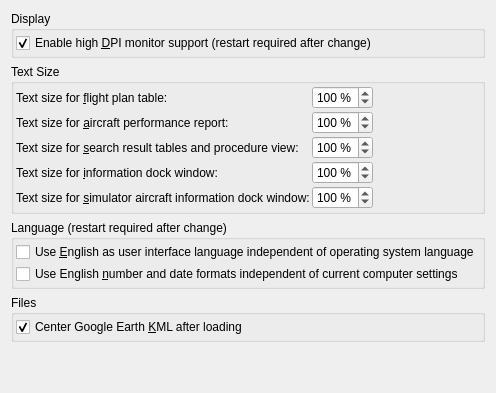
      <widget class="QWidget" name="stackedWidgetOptionsPage2">
       <layout class="QGridLayout" name="gridLayout_2">
        <item row="6" column="0" colspan="2">
         <widget class="QGroupBox" name="groupBox_8">
          <property name="title">
           <string>Text Size</string>
          </property>
          <layout class="QGridLayout" name="gridLayout_20">
           <property name="leftMargin">
            <number>2</number>
           </property>
           <property name="topMargin">
            <number>2</number>
           </property>
           <property name="rightMargin">
            <number>2</number>
           </property>
           <property name="bottomMargin">
            <number>2</number>
           </property>
           <property name="spacing">
            <number>2</number>
           </property>
           <item row="1" column="0">
            <widget class="QLabel" name="labelOptionsGuiRouteText">
             <property name="text">
              <string>Text size for &amp;flight plan table:</string>
             </property>
             <property name="buddy">
              <cstring>spinBoxOptionsGuiRouteText</cstring>
             </property>
            </widget>
           </item>
           <item row="1" column="1">
            <widget class="QSpinBox" name="spinBoxOptionsGuiRouteText">
             <property name="sizePolicy">
              <sizepolicy hsizetype="Minimum" vsizetype="Fixed">
               <horstretch>0</horstretch>
               <verstretch>0</verstretch>
              </sizepolicy>
             </property>
             <property name="readOnly">
              <bool>false</bool>
             </property>
             <property name="suffix">
              <string> %</string>
             </property>
             <property name="minimum">
              <number>70</number>
             </property>
             <property name="maximum">
              <number>200</number>
             </property>
             <property name="singleStep">
              <number>10</number>
             </property>
             <property name="value">
              <number>100</number>
             </property>
            </widget>
           </item>
           <item row="6" column="0">
            <widget class="QLabel" name="labelOptionsGuiSimInfoText">
             <property name="text">
              <string>Text size for &amp;simulator aircraft information dock window:</string>
             </property>
             <property name="buddy">
              <cstring>spinBoxOptionsGuiSimInfoText</cstring>
             </property>
            </widget>
           </item>
           <item row="3" column="1">
            <widget class="QSpinBox" name="spinBoxOptionsGuiSearchText">
             <property name="readOnly">
              <bool>false</bool>
             </property>
             <property name="suffix">
              <string> %</string>
             </property>
             <property name="minimum">
              <number>70</number>
             </property>
             <property name="maximum">
              <number>200</number>
             </property>
             <property name="singleStep">
              <number>10</number>
             </property>
             <property name="value">
              <number>100</number>
             </property>
            </widget>
           </item>
           <item row="4" column="1">
            <widget class="QSpinBox" name="spinBoxOptionsGuiInfoText">
             <property name="readOnly">
              <bool>false</bool>
             </property>
             <property name="suffix">
              <string> %</string>
             </property>
             <property name="minimum">
              <number>50</number>
             </property>
             <property name="maximum">
              <number>200</number>
             </property>
             <property name="singleStep">
              <number>10</number>
             </property>
             <property name="value">
              <number>100</number>
             </property>
            </widget>
           </item>
           <item row="6" column="1">
            <widget class="QSpinBox" name="spinBoxOptionsGuiSimInfoText">
             <property name="readOnly">
              <bool>false</bool>
             </property>
             <property name="suffix">
              <string> %</string>
             </property>
             <property name="minimum">
              <number>50</number>
             </property>
             <property name="maximum">
              <number>200</number>
             </property>
             <property name="singleStep">
              <number>10</number>
             </property>
             <property name="value">
              <number>100</number>
             </property>
            </widget>
           </item>
           <item row="2" column="0">
            <widget class="QLabel" name="labelOptionsGuiAircraftPerf">
             <property name="text">
              <string>Text size for &amp;aircraft performance report:</string>
             </property>
             <property name="buddy">
              <cstring>spinBoxOptionsGuiAircraftPerf</cstring>
             </property>
            </widget>
           </item>
           <item row="4" column="0">
            <widget class="QLabel" name="labelOptionsGuiInfoText">
             <property name="text">
              <string>Text size for &amp;information dock window:</string>
             </property>
             <property name="buddy">
              <cstring>spinBoxOptionsGuiInfoText</cstring>
             </property>
            </widget>
           </item>
           <item row="3" column="0">
            <widget class="QLabel" name="labelOptionsGuiSearchText">
             <property name="text">
              <string>Text size for &amp;search result tables and procedure view:</string>
             </property>
             <property name="buddy">
              <cstring>spinBoxOptionsGuiSearchText</cstring>
             </property>
            </widget>
           </item>
           <item row="2" column="1">
            <widget class="QSpinBox" name="spinBoxOptionsGuiAircraftPerf">
             <property name="readOnly">
              <bool>false</bool>
             </property>
             <property name="suffix">
              <string> %</string>
             </property>
             <property name="minimum">
              <number>50</number>
             </property>
             <property name="maximum">
              <number>200</number>
             </property>
             <property name="singleStep">
              <number>10</number>
             </property>
             <property name="value">
              <number>100</number>
             </property>
            </widget>
           </item>
           <item row="4" column="2">
            <spacer name="horizontalSpacer_3">
             <property name="orientation">
              <enum>Qt::Horizontal</enum>
             </property>
             <property name="sizeHint" stdset="0">
              <size>
               <width>40</width>
               <height>20</height>
              </size>
             </property>
            </spacer>
           </item>
          </layout>
         </widget>
        </item>
        <item row="7" column="0" colspan="2">
         <widget class="QGroupBox" name="groupBox_6">
          <property name="title">
           <string>Language (restart required after change)</string>
          </property>
          <layout class="QVBoxLayout" name="verticalLayout_7">
           <property name="spacing">
            <number>2</number>
           </property>
           <property name="leftMargin">
            <number>2</number>
           </property>
           <property name="topMargin">
            <number>2</number>
           </property>
           <property name="rightMargin">
            <number>2</number>
           </property>
           <property name="bottomMargin">
            <number>2</number>
           </property>
           <item>
            <widget class="QCheckBox" name="checkBoxOptionsGuiOverrideLanguage">
             <property name="toolTip">
              <string>Overrides any available translations and forces Little Navmap to use the English language for all windows and dialogs.
A restart is required for the settings to take effect.</string>
             </property>
             <property name="text">
              <string>Use &amp;English as user interface language independent of operating system language</string>
             </property>
            </widget>
           </item>
           <item>
            <widget class="QCheckBox" name="checkBoxOptionsGuiOverrideLocale">
             <property name="toolTip">
              <string>Overrides local settings like number and date formats and forces English formats
which implies &quot;.&quot; as decimal separator, &quot;,&quot; as thousands separator, am/pm time and other changes.
A restart is required for the settings to take effect.</string>
             </property>
             <property name="text">
              <string>Use English &amp;number and date formats independent of current computer settings</string>
             </property>
            </widget>
           </item>
          </layout>
         </widget>
        </item>
        <item row="10" column="0">
         <spacer name="verticalSpacer">
          <property name="orientation">
           <enum>Qt::Vertical</enum>
          </property>
          <property name="sizeHint" stdset="0">
           <size>
            <width>20</width>
            <height>40</height>
           </size>
          </property>
         </spacer>
        </item>
        <item row="9" column="0" colspan="2">
         <widget class="QGroupBox" name="groupBox_13">
          <property name="title">
           <string>Files</string>
          </property>
          <layout class="QVBoxLayout" name="verticalLayout_11">
           <property name="spacing">
            <number>2</number>
           </property>
           <property name="leftMargin">
            <number>2</number>
           </property>
           <property name="topMargin">
            <number>2</number>
           </property>
           <property name="rightMargin">
            <number>2</number>
           </property>
           <property name="bottomMargin">
            <number>2</number>
           </property>
           <item>
            <widget class="QCheckBox" name="checkBoxOptionsGuiCenterKml">
             <property name="toolTip">
              <string>Does not apply to the KML files loaded after startup.</string>
             </property>
             <property name="text">
              <string>Center Google Earth &amp;KML after loading</string>
             </property>
             <property name="checked">
              <bool>true</bool>
             </property>
            </widget>
           </item>
          </layout>
         </widget>
        </item>
        <item row="0" column="0" colspan="2">
         <widget class="QGroupBox" name="groupBox_7">
          <property name="title">
           <string>Display</string>
          </property>
          <layout class="QVBoxLayout" name="verticalLayout_10">
           <property name="spacing">
            <number>2</number>
           </property>
           <property name="leftMargin">
            <number>2</number>
           </property>
           <property name="topMargin">
            <number>2</number>
           </property>
           <property name="rightMargin">
            <number>2</number>
           </property>
           <property name="bottomMargin">
            <number>2</number>
           </property>
           <item>
            <widget class="QCheckBox" name="checkBoxOptionsGuiHighDpi">
             <property name="toolTip">
              <string>Enable this if you use scaled fonts in you system settings and/or a monitor with high resolution.
This will scale the Little Navmap map graphics and icons for better visibility if checked.</string>
             </property>
             <property name="text">
              <string>Enable high &amp;DPI monitor support (restart required after change)</string>
             </property>
             <property name="checked">
              <bool>true</bool>
             </property>
            </widget>
           </item>
          </layout>
         </widget>
        </item>
       </layout>
      </widget>
